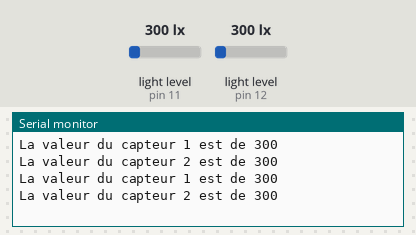
The sketch below on a simulated Arduino Uno, built with avr-gcc and run on an emulated ATmega328P. On the bench: the last lines printed to the serial monitor. The inputs (shaded band) are chosen by the test bench; at power-on: light level (sensors on pin 11, pin 12) 300 lx.

Above: at 1.8 s.
1.9 s: light level (sensor on pin 11) set to 40 lx
At 2.8 s:
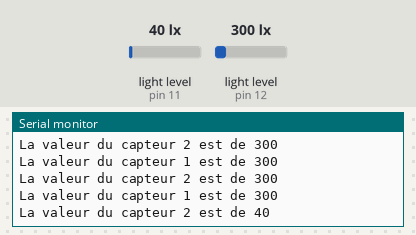
3.4 s: light level (sensor on pin 12) set to 40 lx
At 4.7 s:
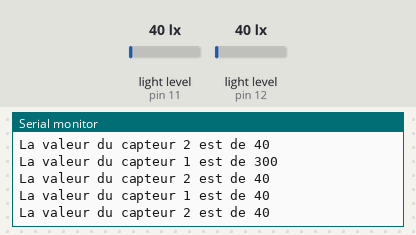
4.9 s: light level (sensor on pin 11) set to 500 lx
At 5.8 s:
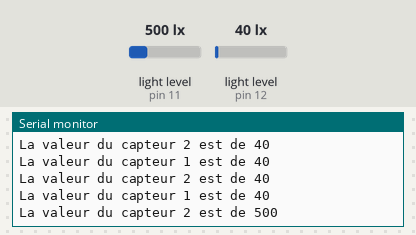
6.4 s: light level (sensor on pin 12) set to 500 lx
At 7.9 s:
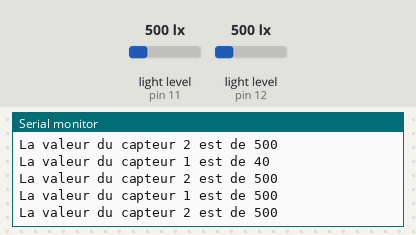
Timing chart, 0 to 8.9 s (numbered marks = the images above; inputs shaded):
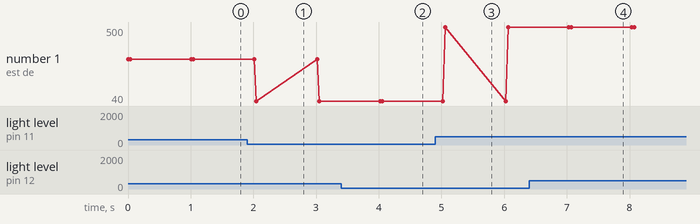

The sketch:

CapteurLumiere.ino
```cpp
/**
*/
#include "MeAuriga.h"

MeLightSensor capteur_1(12);
MeLightSensor capteur_2(11);

void setup()
{
  // initialisation de la liaison série}
  Serial.begin(9600);
}
void loop()
{
  int lum_1 = capteur_1.read();                                                              // on fait l'acquisition de la quantité de lumière reçue sur le capteur 1
  int lum_2 = capteur_2.read();

  Serial.print("La valeur du capteur 1 est de ");
  Serial.println(lum_1);
  Serial.print("La valeur du capteur 2 est de ");
  Serial.println(lum_2);

  delay(1000);
}
```

Measured:
- after the input at 1.9 s, the serial monitor: prints a new line after 0.15 s (image 1)
- after the input at 3.4 s, the serial monitor: prints a new line after 0.62 s (image 2)
- after the input at 4.9 s, the serial monitor: prints a new line after 0.16 s (image 3)
- after the input at 6.4 s, the serial monitor: prints a new line after 0.63 s (image 4)
- plotted number 1: 300 → 40 after the input at 1.9 s, 40 → 500 after the input at 4.9 s
